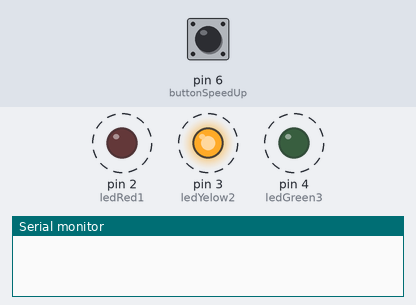
A sketch run on a simulated Arduino Uno, built with avr-gcc and run on an emulated ATmega328P. On the bench: output pins drawn as LEDs (lit = HIGH), the last lines printed to the serial monitor. Dashed ring = blinking. The test bench sets the inputs (shaded band); at power-on: pin 6 (buttonSpeedUp) HIGH.

Above: at 3.8 s.
3.9 s: pin 6 (buttonSpeedUp) pulled LOW for 3.2 s
At 4.4 s:
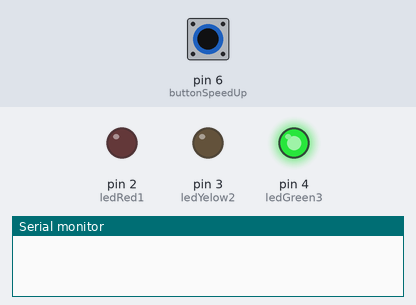
At 7.6 s:
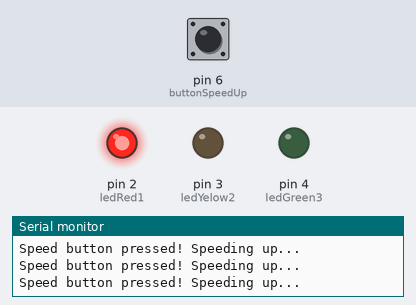
Timing chart, 0 to 18.1 s (numbered marks = the images above; inputs shaded):
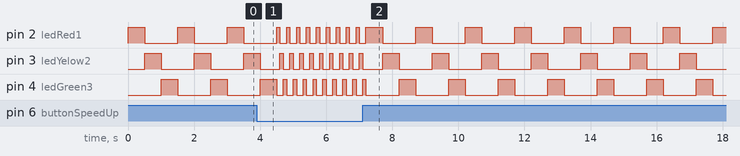

The sketch:

flipflop.ino
```cpp
#define ledRed1 2
#define ledYelow2 3
#define ledGreen3 4
#define buttonSpeedUp 6

int delayTime = 500;
int fastDelay = 100;

void setup() {
  Serial.begin(9600);
  pinMode(buttonSpeedUp, INPUT_PULLUP);
  pinMode(ledRed1, OUTPUT);
  pinMode(ledYelow2, OUTPUT);
  pinMode(ledGreen3, OUTPUT);
}

void loop() {
  int isButtonSpeedPressed = digitalRead(buttonSpeedUp);
  int currentDelay = (isButtonSpeedPressed == LOW) ? fastDelay : delayTime;

  if (isButtonSpeedPressed == LOW) {
    Serial.println("Speed button pressed! Speeding up...");
  }digitalWrite(ledRed1, HIGH);
  delay(currentDelay);
  digitalWrite(ledRed1, LOW);

  digitalWrite(ledYelow2, HIGH);
  delay(currentDelay);
  digitalWrite(ledYelow2, LOW);

  digitalWrite(ledGreen3, HIGH);
  delay(currentDelay);
  digitalWrite(ledGreen3, LOW);
}
```
